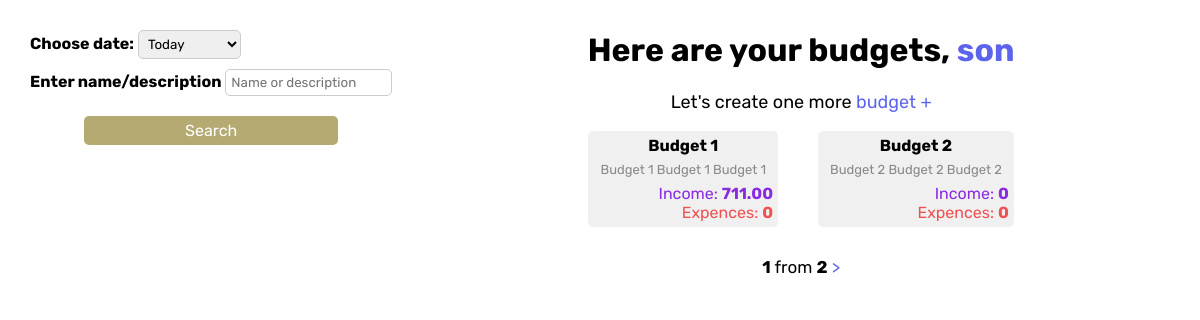
Screenshot of / (signed in) with the database file from the repository.
### account/models.py (models this page shows, shortened)
class Account(AbstractBaseUser, PermissionsMixin):
	email 					= models.EmailField(verbose_name="email", max_length=60, unique=True)
	first_name				= models.CharField(max_length=50, blank=True)
	last_name				= models.CharField(max_length=50, blank=True)
	member 					= models.ForeignKey(Family,verbose_name='Family', on_delete=models.DO_NOTHING, null=True, blank=True)
	date_joined				= models.DateTimeField(verbose_name='Registration date', auto_now_add=True)
	last_login				= models.DateTimeField(verbose_name='Last Login', auto_now=True)
	is_admin				= models.BooleanField(default=False)
	is_staff				= models.BooleanField(default=False)
	is_superuser			= models.BooleanField(default=False)
	USERNAME_FIELD = 'email'
	objects = MyAccountManager()
	def get_username_from_email(self):
		return self.email.split('@')[0]

### family_budget/models.py (models this page shows, shortened)
class Budget(models.Model):
    name = models.CharField(max_length=2000, verbose_name='Name', unique=True)
    slug = models.SlugField(null=True, blank=True, max_length=150, unique = True,verbose_name='Link', default=str(uuid.uuid4()).replace('-',''))
    description = models.TextField(max_length=5500, null=True, blank=True, verbose_name='Description')
    owner = models.ForeignKey(Account,null=True, on_delete=models.CASCADE, verbose_name='Owner', blank=True, related_name='budgets_owner')
    added = models.DateTimeField(auto_now_add=True, verbose_name='Added ad' )
    class Meta:
        verbose_name_plural='Budgets'
        verbose_name= 'Budget'
        ordering=['name']
    def get_total_money_movement(self):
        income = 0
        expense = 0
        for budget_item in BudgetItems.objects.filter(budget=self):
            if budget_item.price > 0: income += budget_item.price
            else: expense += budget_item.price
        return [income, expense]

class BudgetItems(models.Model):
    name = models.CharField(max_length=2000, null=True, blank=True, verbose_name='Name')
    price = models.DecimalField(verbose_name='Price', decimal_places=2, max_digits=20)
    description = models.TextField(max_length=5500, null=True, blank=True, verbose_name='Description')
    added = models.DateTimeField(auto_now_add=True, verbose_name='Added at' )
    budget = models.ForeignKey(Budget, on_delete=models.CASCADE, verbose_name='Budget', related_name='budget_items_budget')
    category = models.ForeignKey(Category, on_delete=models.CASCADE, verbose_name='Category', related_name='budget_items_category')
    CURRENCY_CHOICES = (
        ('$', '$'),
        ('€', '€'),
    )
    currency = models.CharField(max_length=20, choices=CURRENCY_CHOICES, default='usd')
    class Meta:
        verbose_name_plural='Budget Items'
        verbose_name= 'Budget Item'
        ordering=['name']

### family_budget/views.py (the view)
# urls.py: path('', views.index, name='index'),
def index(request):
    if request.user.is_authenticated:
        budgets = Budget.objects.select_related("owner").all()
        myFilter = BudgetFilter(request.GET, queryset=budgets, user=request.user)
        paginator = Paginator(myFilter.qs, 2)
        if 'page' in request.GET:
            page_num = request.GET['page']
        else:
            page_num = 1
        page = paginator.get_page(page_num)
        response = paginator.page(page_num)
        context = {
            'budgets':response,
            'response':response,
            'myFilter':myFilter,
            'page':page,
        }
        return render(request, 'budget/index.html', context)
    else:
        return render(request, 'budget/index.html')

### family_budget/templates/budget/index.html (shortened to what this page needs)
{% extends 'others/base.html' %}
{% block content %}
    <form action="{% url 'family_budget:index' %}" class="index_filters">
        <span>
            <strong>Choose date:</strong> {{myFilter.form.date}}
        </span>
        <span>
            <strong>Enter name/description</strong> {{myFilter.form.title_content}}
        </span>
        <input type="submit" value="Search" class="filter_submit">
    </form>
    <div class="index_budgets">
        <h1 style="text-align: center;">Here are your budgets, <a href="{% url 'account:profile' %}">{{request.user.get_username_from_email}}</a></h1>
        <p style="text-align: center; font-size:18px;">Let's create one more <a href="{% url 'family_budget:add_budget' %}">budget +</a></p>
        <div class="budget_items_field">
            {% for budget in budgets %}
                <a href="{% url 'family_budget:budget' budget.slug %}" class="budget_item">
                    <span class="budget_item_name">{{budget.name}}</span>
                    <span class="budget_item_description">{{budget.description}}</span>
                    <span class="budget_item_price price_pos">Income: <strong>{{budget.get_total_money_movement.0}}</strong></span>
                    <span class="budget_item_price price_neg">Expences: <strong>{{budget.get_total_money_movement.1}}</strong></span>
                </a>
            {% endfor %}
        </div>
        {% if page.paginator.num_pages != 1 %}
            <div style="text-align: center; font-size: 17px; margin-top: 30px;">
                {% if page.has_next %}
                    <span class="this_page"><strong>{{page.number}}</strong></span> from <strong>{{page.paginator.num_pages}}</strong>
                    <a href="?search_product={{search_product}}&page={{ page.next_page_number }}">></a>
                {% endif %}
            </div>
        {% endif %}
    </div>
{% endblock %}

### family_budget/static/css/style.css (style rules this page uses)
* { font-family: 'Rubic' !important; }
:root { --background-color: #b5aa72; --background-color-hover: #999166; --button-color: #77ab7a; --border: #898989; }
body { margin: 0; padding: 0; min-height: 100vh; display:flex; flex-direction:column; overflow-x: hidden; }
a { text-decoration: none; color: #5d64ec; }
.price_pos { color: blueviolet; }
.price_neg { color: rgb(239, 80, 80); }
.budget_items_field { display: flex; flex-direction: row; justify-content: center; flex-wrap: wrap; }
.budget_item { width: 200px; background: #f0f0f0; border: var(--border); padding: 5px; border-radius: 5px; min-height: 50px; margin: 0 20px; color: initial; display: flex; flex-direction: column; width: auto; }
.budget_item_name { display: block; text-align: center; font-size: 16px; font-weight: bold; }
.budget_item_description { margin: 7px; display: block; font-size: 13px; color: #898989; text-overflow: ellipsis; white-space: nowrap; overflow: hidden; }
.budget_item_price { text-align: right; }
.index_filters { padding: 20px; box-sizing: border-box; display: flex; flex-direction: column; }
.index_filters span { margin-bottom: 10px; }
.index_filters input, .index_filters select { padding: 5px; box-sizing: border-box; border-radius: 5px; border: 1px solid #ccc; outline: none; }
.filter_submit { width: 70%; margin: 10px auto; border: none !important; background: var(--background-color); color: #fff; font-size: 16px; }
.index_budgets { flex: 1; }

### rows the page displays
Account: user.get_username_from_email "son"
Budget: name "Budget 1", description "Budget 1 Budget 1 Budget 1", get_total_money_movement.0 "711.00", get_total_money_movement.1 "0"
Budget: name "Budget 2", description "Budget 2 Budget 2 Budget 2", get_total_money_movement.0 "0", get_total_money_movement.1 "0"

### other values shown
{{ page.number }} "1"
{{ page.paginator.num_pages }} "2"
